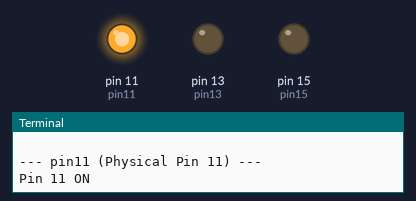
This program was run on a simulated Raspberry Pi (header pin numbers). Parts: output pins drawn as LEDs (lit = HIGH), the last lines printed to the terminal. At 4.5 s the program stops and its outputs stay as they are.

Above: at 0.1 s.
At 1.6 s:
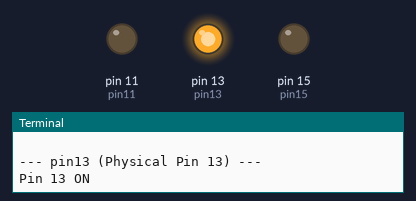
At 3.1 s:
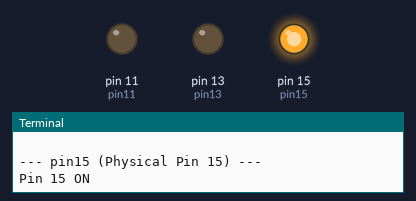
At 4.1 s:
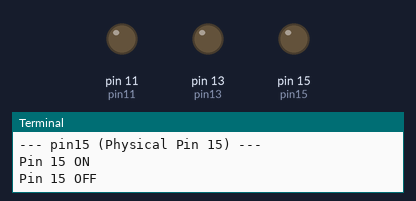
Timing chart, 0 to 5.6 s (numbered marks = the images above):
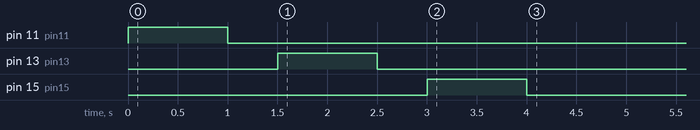

Measured:
- by itself, pin 11 (pin11): LOW → HIGH at 0.00 s, → LOW 1.0 s later
- by itself, pin 13 (pin13): LOW → HIGH at 1.5 s, → LOW 1.0 s later
- by itself, pin 15 (pin15): LOW → HIGH at 3.0 s, → LOW 1.0 s later

The program:

gpio_control.py
```python
import RPi.GPIO as GPIO
import time

# 물리적 핀 번호 사용 (BOARD 모드)
PINS = {
    "pin11": 11,
    "pin13": 13,
    "pin15": 15,
}

def setup():
    GPIO.setmode(GPIO.BOARD)  # 물리적 핀 번호 사용
    GPIO.setwarnings(False)
    for pin in PINS.values():
        GPIO.setup(pin, GPIO.OUT)
        GPIO.output(pin, GPIO.LOW)  # 초기값 OFF

def pin_on(pin_number):
    GPIO.output(pin_number, GPIO.HIGH)
    print(f"Pin {pin_number} ON")

def pin_off(pin_number):
    GPIO.output(pin_number, GPIO.LOW)
    print(f"Pin {pin_number} OFF")

def cleanup():
    for pin in PINS.values():
        GPIO.output(pin, GPIO.LOW)
    GPIO.cleanup()
    print("GPIO cleaned up")

if __name__ == "__main__":
    setup()
    try:
        # 예시: 각 핀을 순서대로 1초씩 ON/OFF
        for name, pin in PINS.items():
            print(f"\n--- {name} (Physical Pin {pin}) ---")
            pin_on(pin)
            time.sleep(1)
            pin_off(pin)
            time.sleep(0.5)

    except KeyboardInterrupt:
        print("\nInterrupted by user")
    finally:
        cleanup()
```
